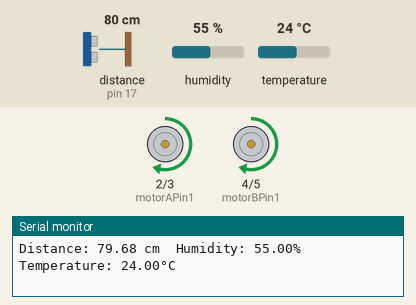
Recording of a sketch running on a simulated Arduino Mega 2560, built with avr-gcc and run on an emulated ATmega2560. Parts: motor-driver pin pairs drawn as motors (green arrow = first pin HIGH = forward, orange = second pin HIGH = backward, longer = more drive, scaled by the enable pin), the last lines printed to the serial monitor. Wiring (inferred from the names in the program): ultrasonic range finder: trigger pin 16; echo pin 17. The test bench sets the inputs (shaded band); at power-on: distance to the obstacle (sensor on pin 17) 80 cm, humidity 55 %, temperature 24 °C. The echo pulse lasts 58.3 µs per cm.

Above: at 1.2 s.
1.3 s: distance to the obstacle (sensor on pin 17) set to 12 cm
7.3 s: distance to the obstacle (sensor on pin 17) set to 9 cm
At 8.1 s:
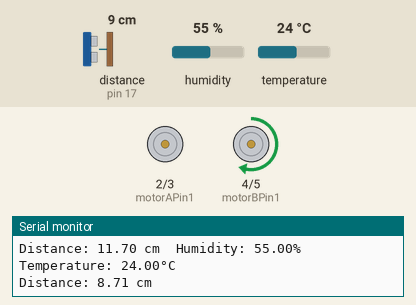
Timing chart, 0 to 10.3 s (numbered marks = the images above; inputs shaded):
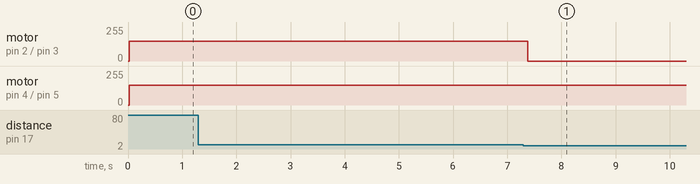

Measured:
- the behaviour switches between 11 and 10 cm on distance to the obstacle (sensor on pin 17) (found by bisection; images 0 and 1)
- after the input at 7.3 s, motor on pin 2 (motorAPin1) / pin 3 (motorAPin2): forward 150/255 → stopped after 0.08 s

The sketch:

Exp14.ino
```cpp
#include <DHT.h> // Include the DHT library for humidity and temperature sensor

#define DHTPIN 25      // Define the digital pin connected to the DHT sensor
#define DHTTYPE DHT11  // Define the type of DHT sensor (DHT11 or DHT22)
DHT dht(DHTPIN, DHTTYPE); // Create a DHT object

// Motor control pins
const int motorAPin1 = 2; // Motor A input pin 1
const int motorAPin2 = 3; // Motor A input pin 2
const int motorBPin1 = 4; // Motor B input pin 1
const int motorBPin2 = 5; // Motor B input pin 2

// PWM enable pins
const int ENa = 9;  // Motor A enable pin (PWM)
const int ENb = 10; // Motor B enable pin (PWM)

// Ultrasonic sensor pins
const int trigPin = 16;
const int echoPin = 17;

// Motor speed (adjustable via PWM)
int motorSpeed = 150; // Speed range: 0-255

void setup() {
  Serial.begin(9600); // Start serial communication for debugging
  dht.begin(); // Start the DHT sensor

  // Set motor control pins as OUTPUT
  pinMode(motorAPin1, OUTPUT);
  pinMode(motorAPin2, OUTPUT);
  pinMode(motorBPin1, OUTPUT);
  pinMode(motorBPin2, OUTPUT);

  // Set PWM enable pins as OUTPUT
  pinMode(ENa, OUTPUT);
  pinMode(ENb, OUTPUT);

  // Set ultrasonic sensor pins
  pinMode(trigPin, OUTPUT);
  pinMode(echoPin, INPUT);
}

void loop() {
  // Read humidity and temperature from the DHT sensor
  float humidity = dht.readHumidity();
  float temperature = dht.readTemperature();

  // Check if any reads failed
  if (isnan(humidity) || isnan(temperature)) {
    Serial.println("Failed to read from DHT sensor!");
    return;
  }

  // Print humidity and temperature values to serial monitor
  Serial.print("Humidity: ");
  Serial.print(humidity);
  Serial.print("%\t");
  Serial.print("Temperature: ");
  Serial.print(temperature);
  Serial.println("°C");

  // Example motor control: Move forward continuously
  moveForward(motorSpeed);

  // Check for obstacles using ultrasonic sensor
  if (checkObstacle()) {
    // If obstacle detected, stop and turn left
    stopMotors();
    turnLeft(motorSpeed);
    delay(1000); // Adjust as needed for turn duration
  }
}

void moveForward(int speed) {
  // Set motor direction
  digitalWrite(motorAPin1, HIGH);
  digitalWrite(motorAPin2, LOW);
  digitalWrite(motorBPin1, HIGH);
  digitalWrite(motorBPin2, LOW);

  // Set motor speed using PWM
  analogWrite(ENa, speed);
  analogWrite(ENb, speed);
}

void stopMotors() {
  // Stop both motors
  digitalWrite(motorAPin1, LOW);
  digitalWrite(motorAPin2, LOW);
  digitalWrite(motorBPin1, LOW);
  digitalWrite(motorBPin2, LOW);

  // Set speed to 0
  analogWrite(ENa, 0);
  analogWrite(ENb, 0);
}

void turnLeft(int speed) {
  // Stop motor A, run motor B to turn left
  digitalWrite(motorAPin1, LOW);
  digitalWrite(motorAPin2, LOW);
  digitalWrite(motorBPin1, HIGH);
  digitalWrite(motorBPin2, LOW);

  // Set speed for motor B
  analogWrite(ENa, 0);
  analogWrite(ENb, speed);
}

bool checkObstacle() {
  // Trigger ultrasonic sensor
  digitalWrite(trigPin, LOW);
  delayMicroseconds(2);
  digitalWrite(trigPin, HIGH);
  delayMicroseconds(10);
  digitalWrite(trigPin, LOW);

  // Measure the time it takes for the echo
  long duration = pulseIn(echoPin, HIGH);
  float distance = (duration * 0.0343) / 2; // Calculate distance in cm

  // Print distance
  Serial.print("Distance: ");
  Serial.print(distance);
  Serial.print(" cm\t");

  // Return true if obstacle is within 10 cm
  if (distance < 10) {
    return true; // Obstacle detected
  } else {
    return false; // No obstacle detected
  }
}
```
